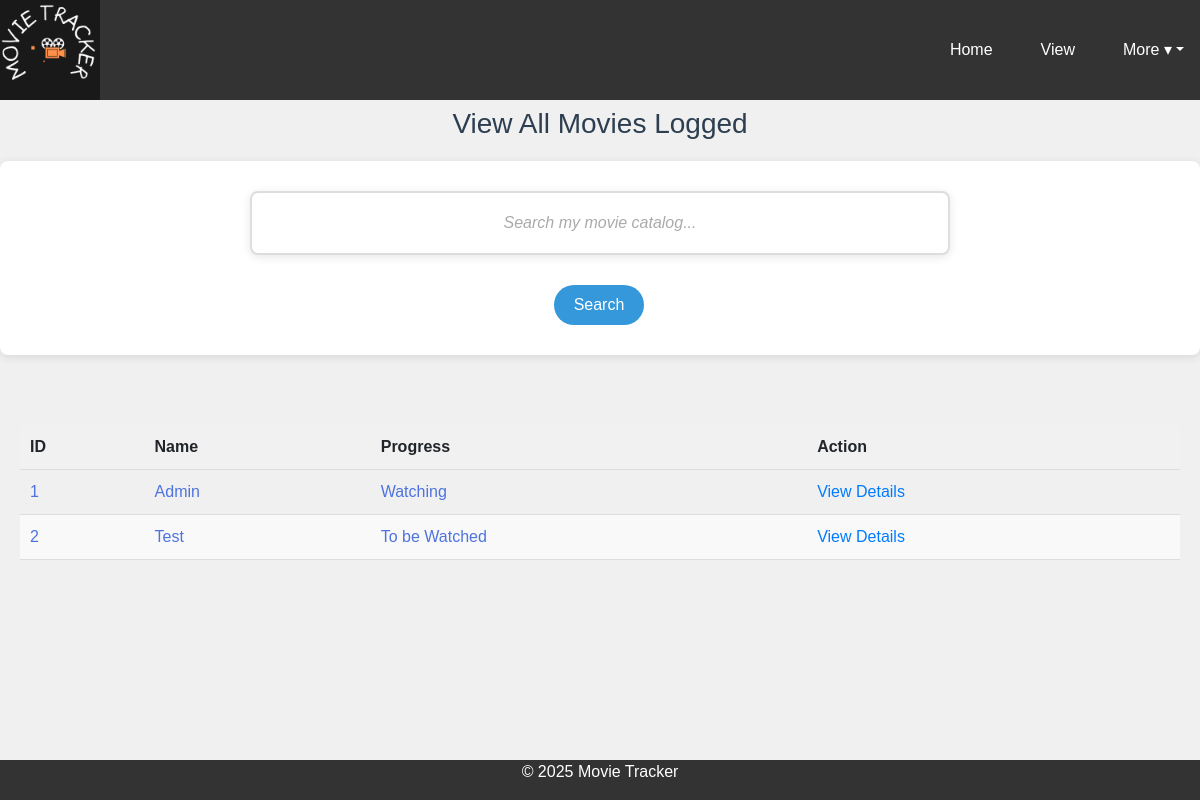
Page /view_all (signed in) on the earlier database version.
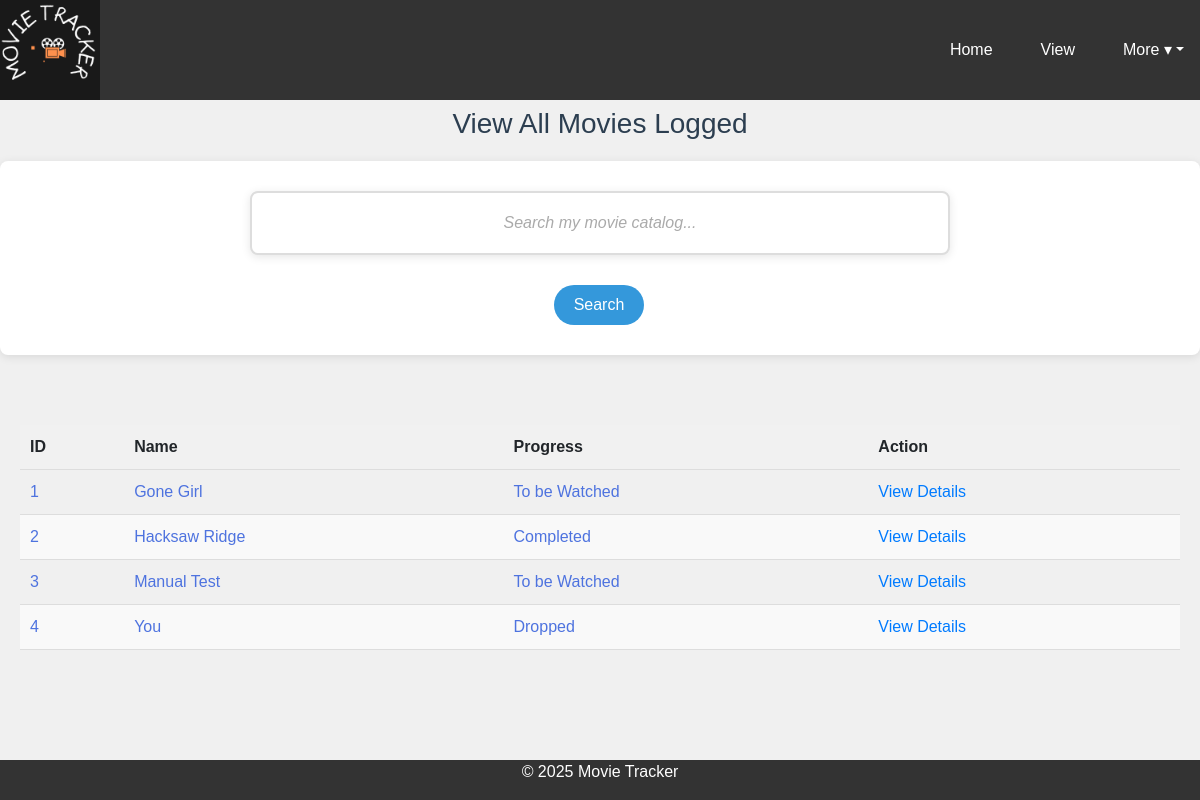
Same page on the later database version.
### Tracker/models.py (models this page shows, shortened)
class Movie(db.Model):
    __tablename__="movie"
    id = db.Column(db.Integer, primary_key=True, autoincrement=True)
    username = db.Column(db.String(50), db.ForeignKey('user.username', ondelete='CASCADE', onupdate='CASCADE', name='movie_owner_username'), nullable=False)
    name = db.Column(db.String(255), nullable=False)
    plot = db.Column(db.String(255))
    release = db.Column(db.DateTime)
    rate = db.Column(db.String(255))
    added = db.Column(db.DateTime, server_default=db.func.now(), nullable=False)
    genre = db.Column(db.String(255), nullable=False)
    progress = db.Column(db.String(255), nullable=False)
    repeat = db.Column(db.String(255))
    finish = db.Column(db.DateTime)
    start = db.Column(db.DateTime)
    notes = db.Column(db.String(255))
    user = db.relationship('User', back_populates='movie')

### Tracker/routes.py (the view)
    @app.route('/view_all', methods=['GET', 'POST'])
    @login_required
    def viewMovies():
        form = SearchForm()
        movies = Movie.query.filter_by(username=current_user.username).all()
        if form.validate_on_submit():
            search_term = form.search.data
            results = Movie.query.filter_by(username=current_user.username).filter(Movie.name.ilike(f"%{search_term}%")).all()
            return render_template('view_all.html', form=form, results=results, movies=movies)
        return render_template('view_all.html', form=form, movies=movies)

### Tracker/forms.py
class SearchForm(FlaskForm):
    search = StringField("Search", validators=[InputRequired()])
    submit = SubmitField("Search")

### Tracker/__init__.py (called while the page is built)
def create_app():
    app = Flask(__name__)
    app.config.from_object('Tracker.config.Config')
    db.init_app(app)
    migrate.init_app(app, db)
    login_manager = LoginManager(app)
    login_manager.login_view = 'login'
    from Tracker.models import User
    from .routes import register_routes
    @login_manager.user_loader
    def load_user(username):
        return User.query.get(username)
    with app.app_context():
        db.create_all()
    register_routes(app)
    return app

### Tracker/Templates/view_all.html (shortened to what this page needs)
{%extends 'base-2.html'%}
{%block head%}
    <link rel="stylesheet" href="{{ url_for('static', filename='CSS/view_all.css') }}">
    <link rel="stylesheet" href="{{ url_for('static', filename='CSS/search.css') }}">
{%endblock%}
{%block content%}
    <h3>View All Movies Logged</h3>
    <section id="search">
        <form method="POST" action="/view_all" novalidate>
                {{form.search(class="input-field", placeholder="Search my movie catalog...")}}
                {{form.submit(class="submit-btn")}}
        </form>
    </section>
    <section id="info">
        {% if results %}
            <table>
                <thead>
                    <tr>
                        <th>Filter</th>
                        <th>ID</th>
                        <th>Name</th>
                        <th>Progress</th>
                        <th>Action</th>
                    </tr>
                </thead>
                <tbody>
                    {% if results|length == 0 %}
                    <tr>
                        <td colspan="4" style="text-align: center;">
                            <p>No movie by this title was logged.</p>
                        </td>
                    </tr>
                    {% else %}
                        {% for movie in results %}
                        <tr>
                            <td>{{ movie.id }}</td>
                            <td>{{ movie.name }}</td>
                            <td>{{ movie.progress }}</td>
                            <td><a href="{{ url_for('view_movie', id=movie.id) }}" class="action-btn">View Details</a></td>
                        </tr>
                        {% endfor %}
                    {% endif %}
                </tbody>
            </table>
        {%else%}
            <table>
                <thead>
                    <tr>
                        <th>ID</th>
                        <th>Name</th>
                        <th>Progress</th>
                        <th>Action</th>
                    </tr>
                </thead>
                <tbody>
                    {% if movies|length == 0 %}
                    <tr>
                        <td colspan="4" style="text-align: center;">
                            <p>You have not yet logged anything. Start logging to see them here.</p>
                        </td>
                    </tr>
                    {% else %}
                        {% for movie in movies %}
                        <tr>
                            <td>{{ movie.id }}</td>
                            <td>{{ movie.name }}</td>
                            <td>{{ movie.progress }}</td>
                            <td><a href="{{ url_for('view_movie', id=movie.id) }}" class="action-btn">View Details</a></td>
                        </tr>
                        {% endfor %}
                    {% endif %}
                </tbody>
            </table>
        {%endif%}
    </section>
{%endblock%}

### Tracker/Templates/base-2.html (shortened to what this page needs)
<!DOCTYPE html>
<html lang="en">
<head>
    <link rel="stylesheet" href="https://cdn.jsdelivr.net/npm/bootstrap@4.3.1/dist/css/bootstrap.min.css">
    <link href="https://cdnjs.cloudflare.com/ajax/libs/font-awesome/6.0.0-beta3/css/all.min.css" rel="stylesheet">
    <link rel="stylesheet" href="{{ url_for('static', filename='CSS/base-2.css') }}">
    {% block head %}{% endblock %}
</head>
<body>
    <header id="headerImage">
        <div>
            <a href="/dashboard">
                <img src="{{ url_for('static', filename='images/Tracker.png') }}" alt="App Logo">
            </a>
        </div>
        <div id="nav">
            {% include 'navbar.html' %}
        </div>
    </header>
    <main>
        {% block content %}{% endblock %}
    </main>
    <footer>
        <div class="container">
            <p>&copy; 2025 Movie Tracker</p>
        </div>
    </footer>
</body>
</html>

### Tracker/Templates/navbar.html (shortened to what this page needs)
<nav>
    <ul>
        <li><a href="/dashboard">Home</a></li>
        <li><a href="/view_all">View</a></li>
        <li class="dropdown-container">
            <button class="dropdown-toggle">More &#9662;</button>
        </li>
    </ul>
</nav>

### Tracker/Static/CSS/base-2.css (style rules this page uses)
body { background-color: #f0f0f0; font-family: 'Comic Sans MS', cursive, sans-serif; margin: 0; padding: 0; min-height: 100vh; display: flex; flex-direction: column; }
main { flex: 1; }
header, footer { background-color: #333; color: white; }
header { display: flex; justify-content: space-between; }
#headerImage img { width: 100px; height: 100px; }
#nav { display: flex; justify-content: space-between; align-items: center; padding: 20px 0; }
nav ul li a { text-decoration: none; color: #fff; padding: 10px; }
nav ul { list-style: none; margin: 0; padding: 0; display: flex; gap: 1em; align-items: center; }
nav ul li { position: relative; color: #fff; }
nav ul li a, .dropdown-toggle { text-decoration: none; color: white; background: none; border: none; font: inherit; cursor: pointer; padding: 0.5em 1em; }
.dropdown-container { position: relative; }
footer { text-align: center; }

### Tracker/Static/CSS/view_all.css (style rules this page uses)
#info { margin: 0; padding: 20px; }
table { width: 100%; border-collapse: collapse; margin-top: 20px; margin-bottom: 20px; }
table th, table td { padding: 10px; text-align: left; border-bottom: 1px solid #ddd; }
table th { background-color: #f1f1f1; font-weight: bold; }
table tbody tr:nth-child(even) { background-color: #f9f9f9; }
table td { color: #4e73df; }

### Tracker/Static/CSS/search.css (style rules this page uses)
#search { background-color: #fff; border-radius: 8px; box-shadow: 0 2px 10px rgba(0, 0, 0, 0.1); padding: 30px; margin-bottom: 30px; text-align: center; }
h3 { font-size: 28px; margin-bottom: 20px; margin-top: 7px; color: #2c3e50; text-align: center; }
#search form { display: flex; flex-direction: column; align-items: center; justify-content: center; max-width: 700px; margin: 0 auto; }
.input-field { width: 100%; padding: 8px 15px; height: 40px; font-size: 16px; border: 2px solid #ddd; border-radius: 20px 0 0 20px; outline: none; transition: border-color 0.3s ease; margin: 0; }
.input-field::placeholder { color: #aaa; font-style: italic; }
.submit-btn { background-color: #3498db; color: white; border: none; height: 40px; padding: 0 20px; font-size: 16px; border-radius:20px 20px; cursor: pointer; transition: background-color 0.3s ease; margin-left: -2px; }

Differences in the rows shown:
changed Movie id 1: name "Admin" → "Gone Girl"; progress "Watching" → "To be Watched"
changed Movie id 2: name "Test" → "Hacksaw Ridge"; progress "To be Watched" → "Completed"
added Movie: id "3", name "Manual Test", progress "To be Watched"
added Movie: id "4", name "You", progress "Dropped"
